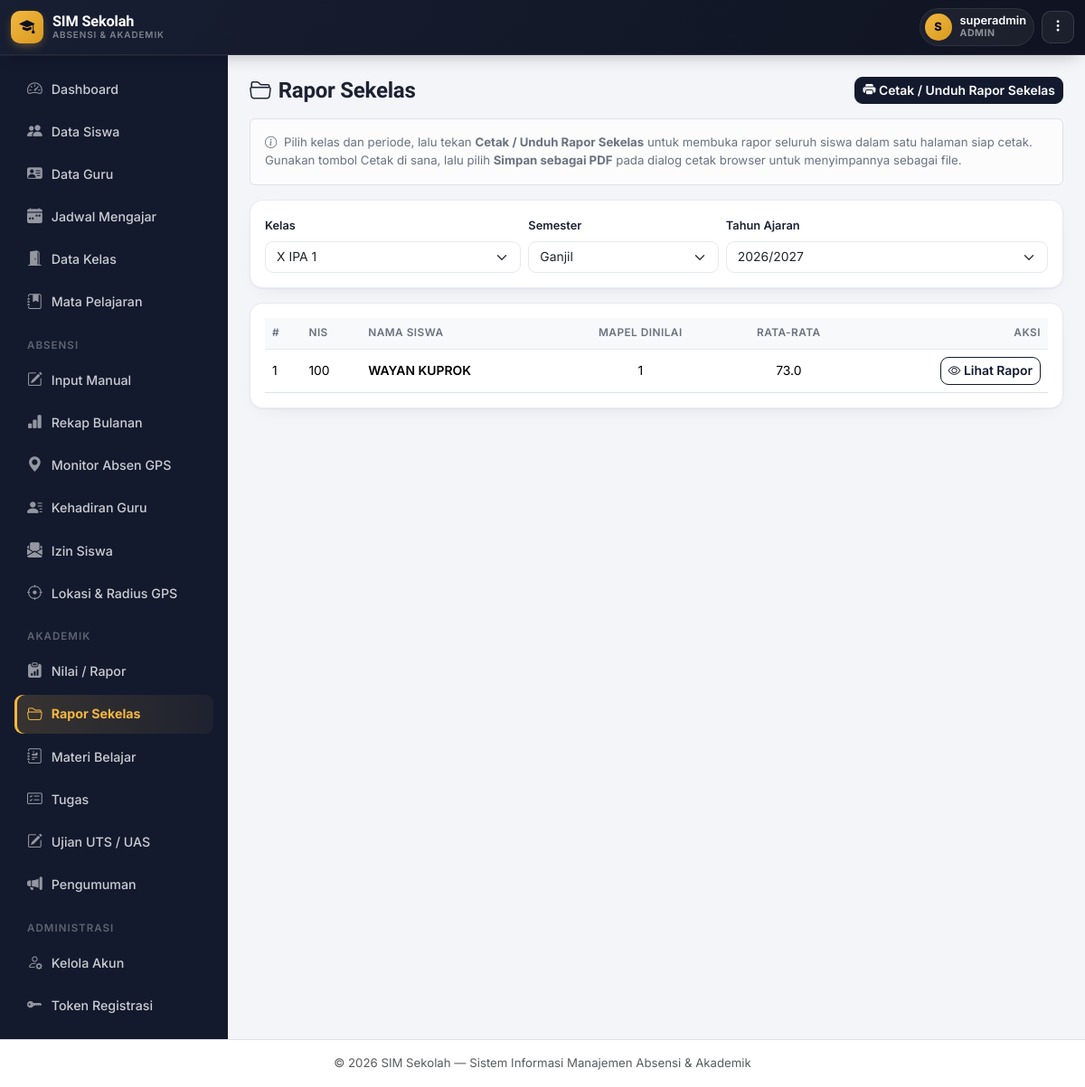
The app's page /rapor/kelas.php (signed in) with its own data.
### tables this page shows
CREATE TABLE `siswa` (
  `id` int NOT NULL,
  `nis` varchar(20) NOT NULL,
  `nisn` varchar(20) DEFAULT NULL,
  `nama_lengkap` varchar(100) NOT NULL,
  `jenis_kelamin` enum('L','P') NOT NULL,
  `tempat_lahir` varchar(50) DEFAULT NULL,
  `tanggal_lahir` date DEFAULT NULL,
  `agama` varchar(30) DEFAULT NULL,
  `alamat` text,
  `no_hp` varchar(20) DEFAULT NULL,
  `email` varchar(100) DEFAULT NULL,
  `nama_ayah` varchar(100) DEFAULT NULL,
  `nama_ibu` varchar(100) DEFAULT NULL,
  `no_hp_ortu` varchar(20) DEFAULT NULL,
  `pekerjaan_ortu` varchar(50) DEFAULT NULL,
  `foto` varchar(255) DEFAULT NULL,
  `kelas_id` int DEFAULT NULL,
  `status` enum('Aktif','Pindah','Lulus','Keluar') DEFAULT 'Aktif',
  `tanggal_masuk` date DEFAULT NULL,
  `created_at` timestamp NULL DEFAULT CURRENT_TIMESTAMP
);

### rapor/_lib.php (called while the page is built, shortened)
<?php
function raporSemesterSekarang() {
    return (int)date('n') >= 7 ? 'Ganjil' : 'Genap';
}
function raporTahunAjaranSekarang() {
    $bulan = (int)date('n');
    $tahun = (int)date('Y');
    $awal  = $bulan >= 7 ? $tahun : $tahun - 1;
    return $awal . '/' . ($awal + 1);
}
function raporOpsiTahunAjaran($rentang = 3) {
    $bulan = (int)date('n');
    $tahun = (int)date('Y');
    $awalSekarang = $bulan >= 7 ? $tahun : $tahun - 1;
    $opsi = [];
    for ($i = -$rentang; $i <= $rentang; $i++) {
        $a = $awalSekarang + $i;
        $opsi[] = $a . '/' . ($a + 1);
    }
    return $opsi;
}

### includes/functions.php (called while the page is built, shortened)
<?php
function clean($str) {
    return htmlspecialchars(trim($str ?? ''), ENT_QUOTES, 'UTF-8');
}

### rapor/kelas.php (the view, shortened to what this page needs)
<?php
require_once __DIR__ . '/../includes/auth.php';
require_once __DIR__ . '/_lib.php';
$kelasSaya = null;
$kelasList = $kelasSaya ? [$kelasSaya] : $pdo->query("SELECT * FROM kelas ORDER BY tingkat, nama_kelas")->fetchAll();
$kelas_id     = $kelasSaya ? $kelasSaya['id'] : ($_GET['kelas_id'] ?? ($kelasList[0]['id'] ?? ''));
$semester     = in_array($_GET['semester'] ?? '', ['Ganjil', 'Genap'], true) ? $_GET['semester'] : raporSemesterSekarang();
$tahun_ajaran = $_GET['tahun_ajaran'] ?? raporTahunAjaranSekarang();
$daftarSiswa = [];
if ($kelas_id) {
    $stmt = $pdo->prepare("
        SELECT s.id, s.nis, s.nama_lengkap,
               COUNT(n.id) AS jml_mapel, AVG(n.nilai_akhir) AS rata_rata
        FROM siswa s
        LEFT JOIN nilai n ON n.siswa_id = s.id AND n.semester = ? AND n.tahun_ajaran = ?
        WHERE s.kelas_id = ? AND s.status = 'Aktif'
        GROUP BY s.id, s.nis, s.nama_lengkap
        ORDER BY s.nama_lengkap
    ");
    $stmt->execute([$semester, $tahun_ajaran, $kelas_id]);
    $daftarSiswa = $stmt->fetchAll();
}
include __DIR__ . '/../includes/header.php';
?>
<div class="d-flex justify-content-between align-items-center mb-3 flex-wrap gap-2">
  <div>
    <h4 class="fw-bold mb-0"><i class="bi bi-folder2-open me-2"></i>Rapor Sekelas</h4>
  </div>
  <?php if ($kelas_id && !empty($daftarSiswa)): ?>
  <a href="cetak_kelas.php?kelas_id=<?= (int)$kelas_id ?>&semester=<?= urlencode($semester) ?>&tahun_ajaran=<?= urlencode($tahun_ajaran) ?>" target="_blank" class="btn btn-primary btn-sm">
    <i class="bi bi-printer-fill"></i> Cetak / Unduh Rapor Sekelas
  </a>
  <?php endif; ?>
</div>
<div class="alert alert-light border small">
  <i class="bi bi-info-circle me-1"></i> Pilih kelas dan periode, lalu tekan <strong>Cetak / Unduh Rapor Sekelas</strong> untuk membuka rapor seluruh siswa dalam satu halaman siap cetak. Gunakan tombol Cetak di sana, lalu pilih <strong>Simpan sebagai PDF</strong> pada dialog cetak browser untuk menyimpannya sebagai file.
</div>
<div class="card p-3 mb-3">
  <form method="GET" class="row g-2">
    <?php if (!$kelasSaya): ?>
    <div class="col-12 col-md-4">
      <label class="form-label small">Kelas</label>
      <select name="kelas_id" class="form-select" onchange="this.form.submit()">
        <?php foreach ($kelasList as $k): ?>
          <option value="<?= $k['id'] ?>" <?= (string)$kelas_id === (string)$k['id'] ? 'selected' : '' ?>><?= clean($k['nama_kelas']) ?></option>
        <?php endforeach; ?>
      </select>
    </div>
    <?php endif; ?>
    <div class="col-6 col-md-3">
      <label class="form-label small">Semester</label>
      <select name="semester" class="form-select" onchange="this.form.submit()">
        <option value="Ganjil" <?= $semester === 'Ganjil' ? 'selected' : '' ?>>Ganjil</option>
      </select>
    </div>
    <div class="col-6 col-md-5">
      <label class="form-label small">Tahun Ajaran</label>
      <select name="tahun_ajaran" class="form-select" onchange="this.form.submit()">
        <?php foreach (raporOpsiTahunAjaran() as $opt): ?>
          <option value="<?= $opt ?>" <?= $tahun_ajaran === $opt ? 'selected' : '' ?>><?= $opt ?></option>
        <?php endforeach; ?>
      </select>
    </div>
  </form>
</div>
<div class="card p-3">
  <div class="table-responsive">
    <table class="table table-hover align-middle mb-0">
      <thead class="table-light"><tr><th>#</th><th>NIS</th><th>Nama Siswa</th><th class="text-center">Mapel Dinilai</th><th class="text-center">Rata-rata</th><th class="text-end">Aksi</th></tr></thead>
      <tbody>
        <?php foreach ($daftarSiswa as $i => $s): ?>
        <tr>
          <td><?= $i + 1 ?></td>
          <td><?= clean($s['nis']) ?></td>
          <td class="fw-semibold"><?= clean($s['nama_lengkap']) ?></td>
          <td class="text-center"><?= (int)$s['jml_mapel'] ?></td>
          <td class="text-center"><?= $s['jml_mapel'] > 0 ? number_format($s['rata_rata'], 1) : '-' ?></td>
          <td class="text-end">
            <a href="rapor.php?siswa_id=<?= (int)$s['id'] ?>&semester=<?= urlencode($semester) ?>&tahun_ajaran=<?= urlencode($tahun_ajaran) ?>" target="_blank" class="btn btn-outline-primary btn-sm"><i class="bi bi-eye"></i> Lihat Rapor</a>
          </td>
        </tr>
        <?php endforeach; ?>
      </tbody>
    </table>
  </div>
</div>
<?php include __DIR__ . '/../includes/footer.php'; ?>

### assets/css/style.css (style rules this page uses)
:root { --ink: #14173A; --ink-soft: #565B82; --bg: #F1F3FA; --surface: #FFFFFF; --line: #E4E7F2; --brand: #4338CA; --brand-2: #6D28D9; --brand-soft: #EEECFD; --gps: #0D9488; --gps-2: #0EA5A4; --gps-soft: #E1F5F3; --good: #16A34A; --good-soft: #E7F7ED; --warn: #D97706; --warn-soft: #FEF3E1; --bad: #DC2626; --bad-soft: #FCE8E7; --info: #2563EB; --info-soft: #E8EEFD; --radius-lg: 20px; --radius-md: 14px; --radius-sm: 9px; --shadow-1: 0 1px 2px rgba(20,23,58,.04), 0 8px 24px -12px rgba(20,23,58,.10); --shadow-2: 0 4px 10px rgba(20,23,58,.06), 0 16px 40px -16px rgba(20,23,58,.18); }
* { box-sizing: border-box; }
body { background: var(--bg); color: var(--ink); font-family: 'Inter', system-ui, sans-serif; font-size: .945rem; -webkit-font-smoothing: antialiased; }
h1, h2, h3, h4, h5, h6, .font-display { font-family: 'Sora', 'Inter', sans-serif; letter-spacing: -0.01em; color: var(--ink); }
a { text-decoration: none; }
small, .small { color: var(--ink-soft); }
.card { border: 1px solid var(--line); border-radius: var(--radius-md); box-shadow: var(--shadow-1); }
.table { font-size: .87rem; }
.table thead th { font-size: .74rem; text-transform: uppercase; letter-spacing: .04em; color: var(--ink-soft); border-bottom: 1px solid var(--line); font-weight: 600; }
.table td, .table th { vertical-align: middle; }
.form-control, .form-select { border-radius: var(--radius-sm); border-color: var(--line); font-size: .89rem; }
.form-label { font-size: .82rem; font-weight: 600; color: var(--ink); }
.btn { border-radius: var(--radius-sm); font-weight: 600; font-size: .87rem; }
.btn-primary { background: var(--brand); border-color: var(--brand); }
.btn-outline-primary { color: var(--brand); border-color: var(--brand); }

### includes/theme_gov.php (style rules this page uses)
:root { --navy:#131A2E; --navy-2:#0B0F1D; --navy-3:#1C2540; --gold:#F4B740; --gold-soft:#FDF3DD; --bg:#F4F5F9; --surface:#FFFFFF; --line:#E7E9F1; --ink:#1C2233; --ink-soft:#6B7280; --brand:#131A2E; --brand-2:#0B0F1D; --brand-soft:#EEF0F8; --gps:#2563EB; --gps-soft:#EAF2FE; --good:#16A34A; --good-soft:#E7F6EC; --warn:#EA7A1B; --warn-soft:#FDEEE0; --bad:#DC2626; --bad-soft:#FCEAEA; --info:#2563EB; --info-soft:#EAF2FE; --r-lg:16px; --r-md:12px; --r-sm:9px; --sh-sm:0 1px 2px rgba(19,26,46,.04), 0 1px 3px rgba(19,26,46,.06); --sh-md:0 4px 10px -2px rgba(19,26,46,.08), 0 8px 24px -8px rgba(19,26,46,.10); --sh-lg:0 12px 28px -6px rgba(19,26,46,.16), 0 4px 10px -4px rgba(19,26,46,.10); --ease:cubic-bezier(.4,0,.2,1); }
* { scrollbar-width:thin; scrollbar-color:#C7CBDA transparent; }
body { background:var(--bg); color:var(--ink); font-family:'Inter',system-ui,sans-serif; }
.form-control, .form-select { border-radius:var(--r-sm); border-color:var(--line); font-size:.87rem; transition:border-color .15s, box-shadow .15s; }
.form-label { font-size:.8rem; font-weight:600; color:var(--ink); }

### records on screen
siswa: nis "100", nama_lengkap "WAYAN KUPROK", jml_mapel "1", rata_rata "73.0"

### other values on screen
$inisial "S"
$namaNow "superadmin"
$roleLabel "ADMIN"
$labelMenuIzin "Izin Siswa"
form field kelas_id "X IPA 1"
form field tahun_ajaran "2026/2027"
